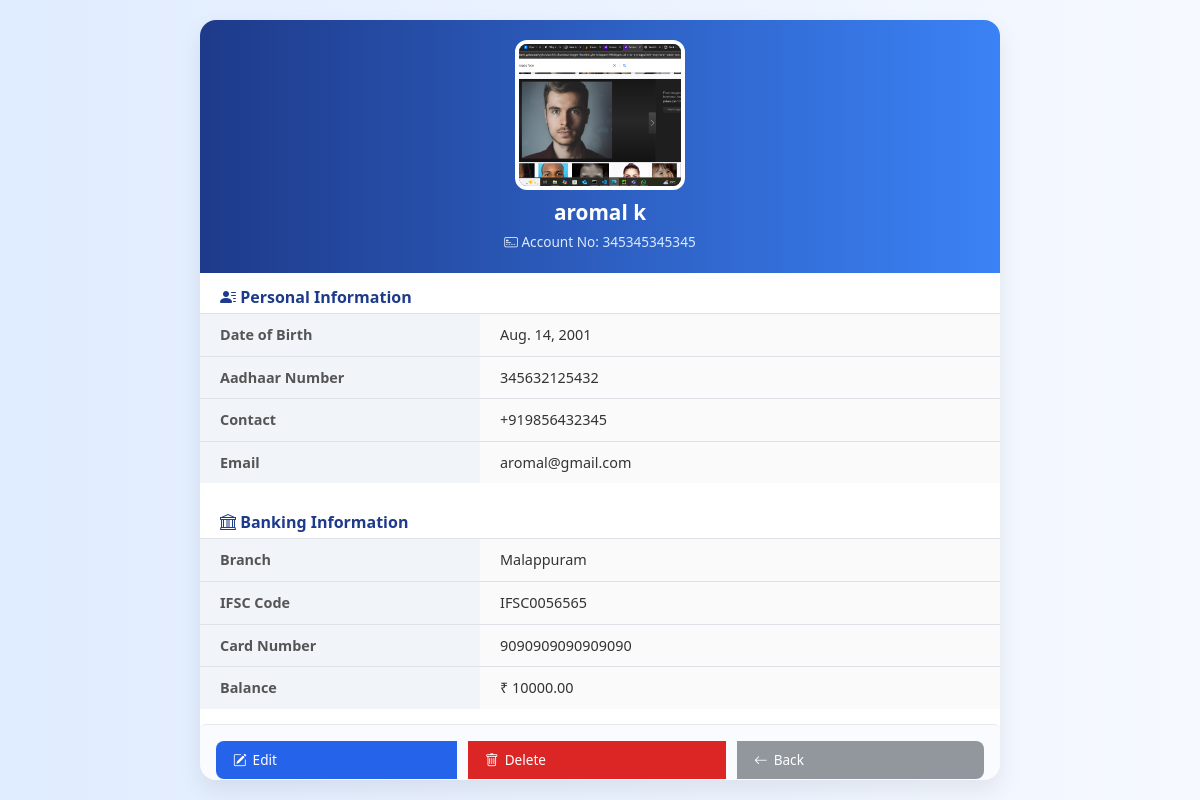
Page /profile/28/ on the committed database.
### api/models.py (models this page shows, shortened)
class BankUser(models.Model):
    date = models.DateField(default=date.today)
    first_name = models.CharField(max_length=20)
    last_name = models.CharField(max_length=20)
    dob = models.DateField()
    account_number = models.CharField(
        max_length=12,
        unique=True,
        validators=[RegexValidator(r'^\d{10,12}$', 'Account number must be 12 digits')]
    )
    branch = models.CharField(max_length=50)
    ifsc = models.CharField(
        max_length=11,
        validators=[RegexValidator(
            r'^[A-Z]{4}0[A-Z0-9]{6}$',
            'Invalid IFSC. Format: 4 letters, 0, then 6 alphanumerics (e.g., SBIN0001234)'
        )]
    )
    aadhaar_number = models.CharField(
        max_length=12,
        validators=[RegexValidator(r'^\d{12}$', 'Aadhaar must be a 12-digit number')]
    )
    Contact_number = models.CharField(
        max_length=13,
        validators=[RegexValidator(r'^\+91\d{10}$', 'Mobile must be +91 followed by 10 digits')]
    )
    email = models.EmailField(validators=[EmailValidator('Enter a valid email address')])
    card_number = models.CharField(
        max_length=16,
        validators=[RegexValidator(r'^\d{16}$', 'Card number must be exactly 16 digits')]
    )
    card_pin = models.CharField(
        max_length=6,
        validators=[
            RegexValidator(r'^\d+$', 'PIN must be numeric only'),
            MinLengthValidator(4, message="PIN must be at least 4 digits"),
            MaxLengthValidator(6, message="PIN can be at most 6 digits"),
        ]
    )
    photo = models.ImageField(upload_to='user_photos/', null=True, blank=True)
    balance = models.DecimalField(max_digits=12, decimal_places=2, default=0.00)
    pin = models.CharField(max_length=6,default='0000')
    class Meta:
        db_table = 'bankuser'
    class Meta:
        db_table = 'bankuser'

### api/views.py (the view)
# urls.py: path('profile/<int:user_id>/', views.user_profile, name='user_profile'),
def user_profile(request, user_id):
    user = get_object_or_404(BankUser, id=user_id)
    return render(request, 'user_profile.html', {'user': user})

### api/templates/user_profile.html (shortened to what this page needs)
{% load static %}
<!DOCTYPE html>
<html lang="en">
<head>
  <link href="https://cdn.jsdelivr.net/npm/bootstrap@5.3.2/dist/css/bootstrap.min.css" rel="stylesheet">
  <link href="https://cdn.jsdelivr.net/npm/bootstrap-icons@1.10.5/font/bootstrap-icons.css" rel="stylesheet">
</head>
<body>
<div class="profile-container">
  <div class="profile-header">
    {% if user.photo %}
      <img src="{{ user.photo.url }}" alt="User Photo">
    {% else %}
      <img src="{% static 'images/default_user.png' %}" alt="No Photo">
    {% endif %}
    <h4>{{ user.first_name }} {{ user.last_name }}</h4>
    <small><i class="bi bi-credit-card-2-front"></i> Account No: {{ user.account_number }}</small>
  </div>
  <div class="section-label"><i class="bi bi-person-lines-fill"></i> Personal Information</div>
  <table class="info-table">
    <tr><th>Date of Birth</th><td>{{ user.dob }}</td></tr>
    <tr><th>Aadhaar Number</th><td>{{ user.aadhaar_number }}</td></tr>
    <tr><th>Contact</th><td>{{ user.Contact_number }}</td></tr>
    <tr><th>Email</th><td>{{ user.email }}</td></tr>
  </table>
  <div class="section-label"><i class="bi bi-bank"></i> Banking Information</div>
  <table class="info-table">
    <tr><th>Branch</th><td>{{ user.branch }}</td></tr>
    <tr><th>IFSC Code</th><td>{{ user.ifsc }}</td></tr>
    <tr><th>Card Number</th><td>{{ user.card_number }}</td></tr>
    <tr><th>Balance</th><td>₹ {{ user.balance }}</td></tr>
  </table>
  <div class="btn-group">
    <a href="{% url 'edit_user' user.id %}" class="btn btn-custom btn-edit"><i class="bi bi-pencil-square"></i> Edit</a>
    <a href="{% url 'delete_user' user.id %}" class="btn btn-custom btn-delete" onclick="return confirm('Are you sure you want to delete this user?');">
      <i class="bi bi-trash"></i> Delete
    </a>
    <a href="{% url 'user_list' %}" class="btn btn-custom btn-back"><i class="bi bi-arrow-left"></i> Back</a>
  </div>
</div>
</body>
</html>

### api/templates/user_profile.html (style rules this page uses)
body { margin: 0; padding: 0; height: 100vh; background: linear-gradient(to right, #e0ecff, #f6f9ff); font-family: 'Segoe UI', sans-serif; display: flex; justify-content: center; align-items: center; }
.profile-container { width: 100%; max-width: 800px; max-height: 95vh; overflow-y: auto; background: #fff; border-radius: 16px; box-shadow: 0 10px 25px rgba(0, 0, 0, 0.08); display: flex; flex-direction: column; }
.profile-header { background: linear-gradient(to right, #1e3a8a, #3b82f6); color: white; text-align: center; padding: 20px 10px; }
.profile-header img { width: 60%; max-width: 170px; height: 150px; object-fit: cover; border-radius: 12px; border: 4px solid #fff; margin-bottom: 10px; }
.profile-header h4 { font-size: 1.3rem; font-weight: 600; margin-bottom: 4px; }
.profile-header small { font-size: 0.85rem; color: #dbeafe; }
.section-label { font-weight: 600; font-size: 1rem; color: #1e3a8a; padding: 12px 20px 4px; }
.info-table { width: 100%; border-collapse: collapse; margin-bottom: 15px; }
.info-table th, .info-table td { text-align: left; padding: 10px 20px; border-top: 1px solid #dee2e6; font-size: 0.9rem; }
.info-table th { width: 35%; color: #555; font-weight: 600; background: #f1f5f9; }
.info-table td { color: #333; background: #fafafa; }
.btn-group { display: flex; justify-content: center; gap: 12px; padding: 16px; border-top: 1px solid #e5e7eb; background: #f9fbff; flex-wrap: wrap; }
.btn-custom { padding: 8px 16px; font-size: 0.85rem; border-radius: 8px; display: inline-flex; align-items: center; gap: 6px; font-weight: 500; text-decoration: none; }
.btn-edit { background-color: #2563eb; color: white; }
.btn-delete { background-color: #dc2626; color: white; }
.btn-back { background-color: #92979e; color: white; }

### rows in the picture
BankUser: photo (picture), first_name "aromal", last_name "k", account_number "345345345345", dob "Aug. 14, 2001", aadhaar_number "345632125432", Contact_number "+919856432345", email "aromal@gmail.com", branch "Malappuram", ifsc "IFSC0056565", card_number "9090909090909090", balance "10000.00"
